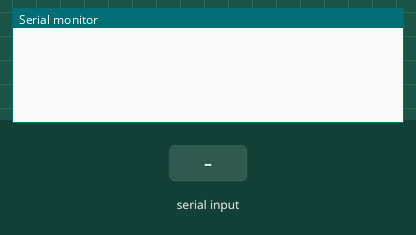
Bench run of a sketch on a simulated Arduino Uno, built with avr-gcc and run on an emulated ATmega328P. Parts: the last lines printed to the serial monitor. The inputs (shaded band) are chosen by the test bench.

Above: at 1.2 s.
1.3 s: "1\n" received over Serial
At 2.5 s:
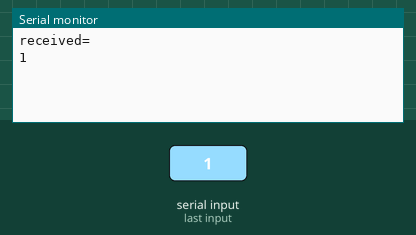
2.8 s: "0\n" received over Serial
At 3.9 s:
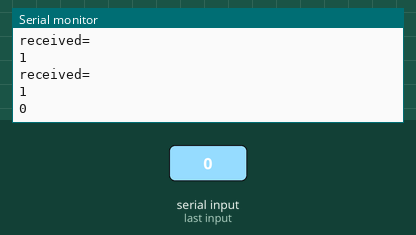

Measured:
- after the input at 1.3 s, the serial monitor: prints a new line at once (image 1)
- after the input at 2.8 s, the serial monitor: prints a new line at once (image 2)

The sketch:

serial_send_receive.ino
```cpp
/*
Serial.write is more down to earth , it is simple and fast, it is made to talk binary, one byte at a time. example:

Serial.write(0x45);   // will write 0100 0101 to the cable
Serial.print in the other hand is more versatile , it will do the conversion for you from ASCII to binary it also can convert to BIN/ HEX/OCT/DEC but you need to specify a second argument like so

Serial.print(76, BIN) gives "0100 1100"
Serial.print(76, OCT) gives "114"
Serial.print("L", DEC) gives "76"
Serial.print(76, HEX) gives "4C"
*/

#define MAX_BUF        (64)

char  buffer1[MAX_BUF];  // where we store the message until we get a newline
int   sofar;            // how much is in the buffer

// the setup function runs once when you press reset or power the board
void setup() {
 Serial.begin(9600);
}

void loop() {

  while(Serial.available() > 0) {  // if something is available
    char c=Serial.read();  // get it
    //Serial.print(c);  // repeat it back so I know you got the message
    if(sofar<MAX_BUF-1) buffer1[sofar++]=c;  // store it
    if((c=='\n') || (c == '\r')) {
      // entire message received
      buffer1[sofar]=0;  // end the buffer so string functions work right
      Serial.println("received=");  // echo a return character for humans
      Serial.print(buffer1);

    }
  }
}
```
